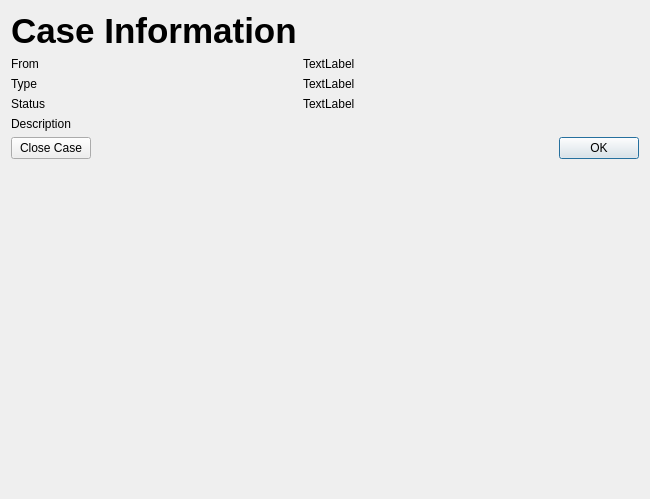
<?xml version="1.0" encoding="UTF-8"?>
<ui version="4.0">
 <class>DetailsDialog</class>
 <widget class="QDialog" name="DetailsDialog">
  <property name="geometry">
   <rect>
    <x>0</x>
    <y>0</y>
    <width>650</width>
    <height>499</height>
   </rect>
  </property>
  <property name="windowTitle">
   <string>Dialog</string>
  </property>
  <layout class="QFormLayout" name="formLayout">
   <item row="0" column="0">
    <widget class="QLabel" name="infoLabel">
     <property name="maximumSize">
      <size>
       <width>16777215</width>
       <height>75</height>
      </size>
     </property>
     <property name="font">
      <font>
       <pointsize>26</pointsize>
       <bold>true</bold>
      </font>
     </property>
     <property name="text">
      <string>Case Information</string>
     </property>
    </widget>
   </item>
   <item row="1" column="0">
    <widget class="QLabel" name="fromLabel">
     <property name="maximumSize">
      <size>
       <width>16777215</width>
       <height>20</height>
      </size>
     </property>
     <property name="text">
      <string>From</string>
     </property>
    </widget>
   </item>
   <item row="1" column="1">
    <widget class="QLabel" name="fromResponse">
     <property name="text">
      <string>TextLabel</string>
     </property>
    </widget>
   </item>
   <item row="2" column="0">
    <widget class="QLabel" name="typeLabel">
     <property name="maximumSize">
      <size>
       <width>16777215</width>
       <height>20</height>
      </size>
     </property>
     <property name="text">
      <string>Type</string>
     </property>
    </widget>
   </item>
   <item row="2" column="1">
    <widget class="QLabel" name="typeResponse">
     <property name="text">
      <string>TextLabel</string>
     </property>
    </widget>
   </item>
   <item row="3" column="0">
    <widget class="QLabel" name="statusLabel">
     <property name="maximumSize">
      <size>
       <width>16777215</width>
       <height>20</height>
      </size>
     </property>
     <property name="text">
      <string>Status</string>
     </property>
    </widget>
   </item>
   <item row="3" column="1">
    <widget class="QLabel" name="statusResponse">
     <property name="text">
      <string>TextLabel</string>
     </property>
    </widget>
   </item>
   <item row="4" column="0" colspan="2">
    <widget class="QLabel" name="descLabel">
     <property name="maximumSize">
      <size>
       <width>16777215</width>
       <height>16777215</height>
      </size>
     </property>
     <property name="text">
      <string>Description</string>
     </property>
    </widget>
   </item>
   <item row="5" column="1">
    <widget class="QDialogButtonBox" name="buttonBox">
     <property name="orientation">
      <enum>Qt::Horizontal</enum>
     </property>
     <property name="standardButtons">
      <set>QDialogButtonBox::Ok</set>
     </property>
    </widget>
   </item>
   <item row="5" column="0">
    <widget class="QPushButton" name="closeCaseButton">
     <property name="text">
      <string>Close Case</string>
     </property>
    </widget>
   </item>
  </layout>
 </widget>
 <resources/>
 <connections>
  <connection>
   <sender>buttonBox</sender>
   <signal>accepted()</signal>
   <receiver>DetailsDialog</receiver>
   <slot>accept()</slot>
   <hints>
    <hint type="sourcelabel">
     <x>248</x>
     <y>254</y>
    </hint>
    <hint type="destinationlabel">
     <x>157</x>
     <y>274</y>
    </hint>
   </hints>
  </connection>
  <connection>
   <sender>buttonBox</sender>
   <signal>rejected()</signal>
   <receiver>DetailsDialog</receiver>
   <slot>reject()</slot>
   <hints>
    <hint type="sourcelabel">
     <x>316</x>
     <y>260</y>
    </hint>
    <hint type="destinationlabel">
     <x>286</x>
     <y>274</y>
    </hint>
   </hints>
  </connection>
 </connections>
</ui>
